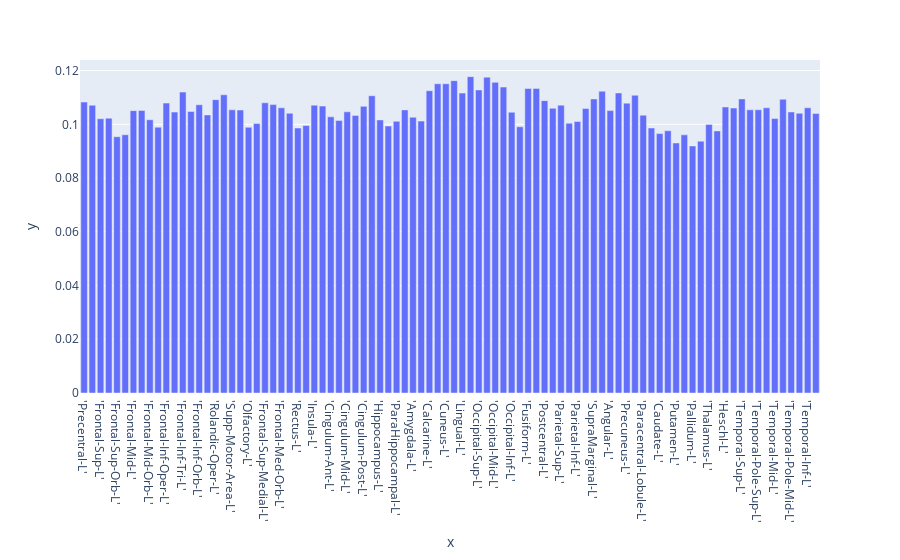
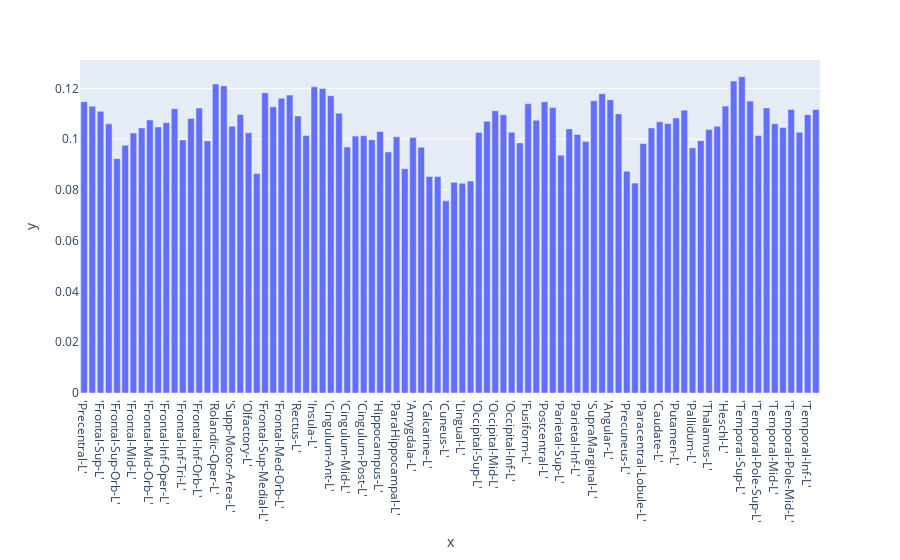
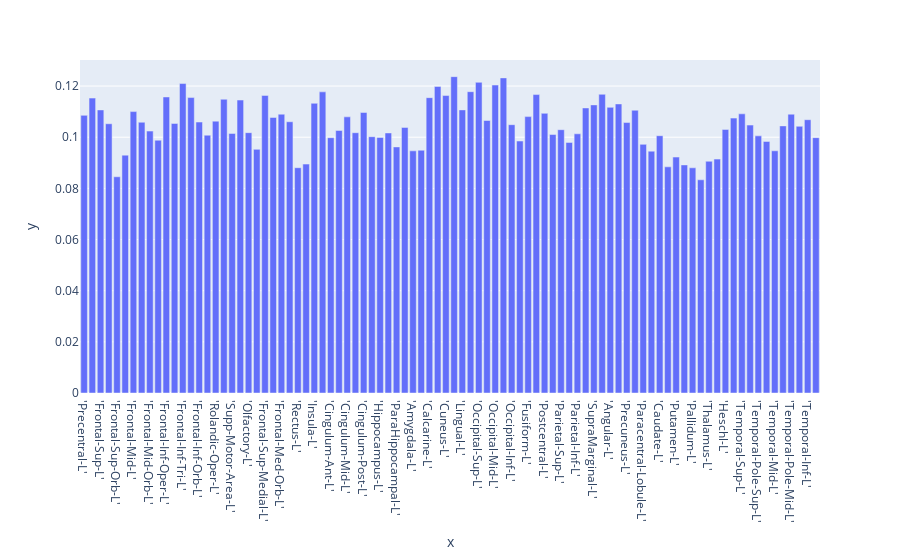
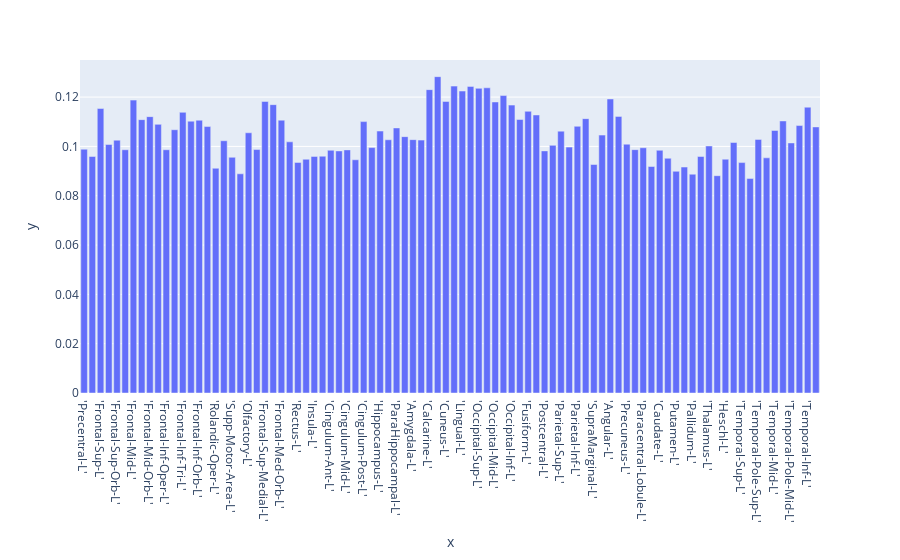

The cell these charts' notebook holds for them, in order:
### Code cell
for model in range(7):
    print(f"Model {model}: Pi = {Pis[model]} , kappa = {kappas[model]}")
    fig = px.bar(y=mus[:,model],x=label)
    #fig.update_layout(width=300)
    fig.show()

### Figure 1 — Plotly figure (JSON) as saved in the notebook; plotly's stock layout.template omitted (floating-point values rounded to 4 significant figures)
{"data": [{"alignmentgroup": "True", "hovertemplate": "x=%{x}<br>y=%{y}<extra></extra>", "legendgroup": "", "marker": {"color": "#636efa", "pattern": {"shape": ""}}, "name": "", "offsetgroup": "", "orientation": "v", "showlegend": false, "textposition": "auto", "type": "bar", "x": ["'Precentral-L'", "'Precentral-R'", "'Frontal-Sup-L'", "'Frontal-Sup-R'", "'Frontal-Sup-Orb-L'", "'Frontal-Sup-Orb-R'", "'Frontal-Mid-L'", "'Frontal-Mid-R'", "'Frontal-Mid-Orb-L'", "'Frontal-Mid-Orb-R'", "'Frontal-Inf-Oper-L'", "'Frontal-Inf-Oper-R'", "'Frontal-Inf-Tri-L'", "'Frontal-Inf-Tri-R'", "'Frontal-Inf-Orb-L'", "'Frontal-Inf-Orb-R'", "'Rolandic-Oper-L'", "'Rolandic-Oper-R'", "'Supp-Motor-Area-L'", "'Supp-Motor-Area-R'", "'Olfactory-L'", "'Olfactory-R'", "'Frontal-Sup-Medial-L'", "'Frontal-Sup-Medial-R'", "'Frontal-Med-Orb-L'", "'Frontal-Med-Orb-R'", "'Rectus-L'", "'Rectus-R'", "'Insula-L'", "'Insula-R'", "'Cingulum-Ant-L'", "'Cingulum-Ant-R'", "'Cingulum-Mid-L'", "'Cingulum-Mid-R'", "'Cingulum-Post-L'", "'Cingulum-Post-R'", "'Hippocampus-L'", "'Hippocampus-R'", "'ParaHippocampal-L'", "'ParaHippocampal-R'", "'Amygdala-L'", "'Amygdala-R'", "'Calcarine-L'", "'Calcarine-R'", "'Cuneus-L'", "'Cuneus-R'", "'Lingual-L'", "'Lingual-R'", "'Occipital-Sup-L'", "'Occipital-Sup-R'", "'Occipital-Mid-L'", "'Occipital-Mid-R'", "'Occipital-Inf-L'", "'Occipital-Inf-R'", "'Fusiform-L'", "'Fusiform-R'", "'Postcentral-L'", "'Postcentral-R'", "'Parietal-Sup-L'", "'Parietal-Sup-R'", "'Parietal-Inf-L'", "'Parietal-Inf-R'", "'SupraMarginal-L'", "'SupraMarginal-R'", "'Angular-L'", "'Angular-R'", "'Precuneus-L'", "'Precuneus-R'", "'Paracentral-Lobule-L'", "'Paracentral-Lobule-R'", "'Caudate-L'", "'Caudate-R'", "'Putamen-L'", "'Putamen-R'", "'Pallidum-L'", "'Pallidum-R'", "'Thalamus-L'", "'Thalamus-R'", "'Heschl-L'", "'Heschl-R'", "'Temporal-Sup-L'", "'Temporal-Sup-R'", "'Temporal-Pole-Sup-L'", "'Temporal-Pole-Sup-R'", "'Temporal-Mid-L'", "'Temporal-Mid-R'", "'Temporal-Pole-Mid-L'", "'Temporal-Pole-Mid-R'", "'Temporal-Inf-L'", "'Temporal-Inf-R'"], "xaxis": "x", "y": [0.1083, 0.1071, 0.1021, 0.1023, 0.09537, 0.09611, 0.1051, 0.1052, 0.1017, 0.09895, 0.1079, 0.1046, 0.112, 0.1048, 0.1073, 0.1035, 0.1092, 0.111, 0.1054, 0.1053, 0.09889, 0.1003, 0.108, 0.1073, 0.1061, 0.1041, 0.09861, 0.09956, 0.1071, 0.1068, 0.1028, 0.1014, 0.1046, 0.1033, 0.1067, 0.1106, 0.1016, 0.09936, 0.1011, 0.1054, 0.1026, 0.1012, 0.1125, 0.1151, 0.1151, 0.1162, 0.1116, 0.1177, 0.1128, 0.1176, 0.1156, 0.1139, 0.1045, 0.09909, 0.1133, 0.1134, 0.1088, 0.106, 0.1071, 0.1004, 0.101, 0.1059, 0.1094, 0.1123, 0.1051, 0.1117, 0.1079, 0.1108, 0.1034, 0.09862, 0.09654, 0.09761, 0.09306, 0.09608, 0.09195, 0.09373, 0.09996, 0.09755, 0.1065, 0.1061, 0.1095, 0.1054, 0.1054, 0.1062, 0.1021, 0.1093, 0.1046, 0.1041, 0.1062, 0.104], "yaxis": "y"}], "layout": {"barmode": "relative", "legend": {"tracegroupgap": 0}, "margin": {"t": 60}, "xaxis": {"anchor": "y", "domain": [0, 1], "title": {"text": "x"}}, "yaxis": {"anchor": "x", "domain": [0, 1], "title": {"text": "y"}}}}

### Figure 2 — Plotly figure (JSON) as saved in the notebook; plotly's stock layout.template omitted (floating-point values rounded to 4 significant figures)
{"data": [{"alignmentgroup": "True", "hovertemplate": "x=%{x}<br>y=%{y}<extra></extra>", "legendgroup": "", "marker": {"color": "#636efa", "pattern": {"shape": ""}}, "name": "", "offsetgroup": "", "orientation": "v", "showlegend": false, "textposition": "auto", "type": "bar", "x": ["'Precentral-L'", "'Precentral-R'", "'Frontal-Sup-L'", "'Frontal-Sup-R'", "'Frontal-Sup-Orb-L'", "'Frontal-Sup-Orb-R'", "'Frontal-Mid-L'", "'Frontal-Mid-R'", "'Frontal-Mid-Orb-L'", "'Frontal-Mid-Orb-R'", "'Frontal-Inf-Oper-L'", "'Frontal-Inf-Oper-R'", "'Frontal-Inf-Tri-L'", "'Frontal-Inf-Tri-R'", "'Frontal-Inf-Orb-L'", "'Frontal-Inf-Orb-R'", "'Rolandic-Oper-L'", "'Rolandic-Oper-R'", "'Supp-Motor-Area-L'", "'Supp-Motor-Area-R'", "'Olfactory-L'", "'Olfactory-R'", "'Frontal-Sup-Medial-L'", "'Frontal-Sup-Medial-R'", "'Frontal-Med-Orb-L'", "'Frontal-Med-Orb-R'", "'Rectus-L'", "'Rectus-R'", "'Insula-L'", "'Insula-R'", "'Cingulum-Ant-L'", "'Cingulum-Ant-R'", "'Cingulum-Mid-L'", "'Cingulum-Mid-R'", "'Cingulum-Post-L'", "'Cingulum-Post-R'", "'Hippocampus-L'", "'Hippocampus-R'", "'ParaHippocampal-L'", "'ParaHippocampal-R'", "'Amygdala-L'", "'Amygdala-R'", "'Calcarine-L'", "'Calcarine-R'", "'Cuneus-L'", "'Cuneus-R'", "'Lingual-L'", "'Lingual-R'", "'Occipital-Sup-L'", "'Occipital-Sup-R'", "'Occipital-Mid-L'", "'Occipital-Mid-R'", "'Occipital-Inf-L'", "'Occipital-Inf-R'", "'Fusiform-L'", "'Fusiform-R'", "'Postcentral-L'", "'Postcentral-R'", "'Parietal-Sup-L'", "'Parietal-Sup-R'", "'Parietal-Inf-L'", "'Parietal-Inf-R'", "'SupraMarginal-L'", "'SupraMarginal-R'", "'Angular-L'", "'Angular-R'", "'Precuneus-L'", "'Precuneus-R'", "'Paracentral-Lobule-L'", "'Paracentral-Lobule-R'", "'Caudate-L'", "'Caudate-R'", "'Putamen-L'", "'Putamen-R'", "'Pallidum-L'", "'Pallidum-R'", "'Thalamus-L'", "'Thalamus-R'", "'Heschl-L'", "'Heschl-R'", "'Temporal-Sup-L'", "'Temporal-Sup-R'", "'Temporal-Pole-Sup-L'", "'Temporal-Pole-Sup-R'", "'Temporal-Mid-L'", "'Temporal-Mid-R'", "'Temporal-Pole-Mid-L'", "'Temporal-Pole-Mid-R'", "'Temporal-Inf-L'", "'Temporal-Inf-R'"], "xaxis": "x", "y": [0.1148, 0.113, 0.1109, 0.106, 0.09229, 0.09755, 0.1024, 0.1044, 0.1075, 0.1048, 0.1065, 0.112, 0.09968, 0.1081, 0.1122, 0.0993, 0.1217, 0.121, 0.105, 0.1097, 0.1025, 0.08642, 0.1183, 0.1127, 0.1161, 0.1173, 0.1091, 0.1014, 0.1206, 0.12, 0.1171, 0.1102, 0.09686, 0.1012, 0.1013, 0.09976, 0.103, 0.09496, 0.1009, 0.08832, 0.1007, 0.09677, 0.08527, 0.08532, 0.0757, 0.08301, 0.08258, 0.08348, 0.1026, 0.107, 0.1112, 0.1096, 0.1027, 0.0985, 0.1139, 0.1075, 0.1147, 0.1125, 0.09364, 0.104, 0.1018, 0.0991, 0.1151, 0.1179, 0.1155, 0.1099, 0.08737, 0.08266, 0.09825, 0.1044, 0.1068, 0.1061, 0.1083, 0.1114, 0.09658, 0.0994, 0.1037, 0.1051, 0.113, 0.1228, 0.1246, 0.115, 0.1014, 0.1123, 0.1061, 0.1046, 0.1117, 0.1027, 0.1096, 0.1116], "yaxis": "y"}], "layout": {"barmode": "relative", "legend": {"tracegroupgap": 0}, "margin": {"t": 60}, "xaxis": {"anchor": "y", "domain": [0, 1], "title": {"text": "x"}}, "yaxis": {"anchor": "x", "domain": [0, 1], "title": {"text": "y"}}}}

### Figure 3 — Plotly figure (JSON) as saved in the notebook; plotly's stock layout.template omitted (floating-point values rounded to 4 significant figures)
{"data": [{"alignmentgroup": "True", "hovertemplate": "x=%{x}<br>y=%{y}<extra></extra>", "legendgroup": "", "marker": {"color": "#636efa", "pattern": {"shape": ""}}, "name": "", "offsetgroup": "", "orientation": "v", "showlegend": false, "textposition": "auto", "type": "bar", "x": ["'Precentral-L'", "'Precentral-R'", "'Frontal-Sup-L'", "'Frontal-Sup-R'", "'Frontal-Sup-Orb-L'", "'Frontal-Sup-Orb-R'", "'Frontal-Mid-L'", "'Frontal-Mid-R'", "'Frontal-Mid-Orb-L'", "'Frontal-Mid-Orb-R'", "'Frontal-Inf-Oper-L'", "'Frontal-Inf-Oper-R'", "'Frontal-Inf-Tri-L'", "'Frontal-Inf-Tri-R'", "'Frontal-Inf-Orb-L'", "'Frontal-Inf-Orb-R'", "'Rolandic-Oper-L'", "'Rolandic-Oper-R'", "'Supp-Motor-Area-L'", "'Supp-Motor-Area-R'", "'Olfactory-L'", "'Olfactory-R'", "'Frontal-Sup-Medial-L'", "'Frontal-Sup-Medial-R'", "'Frontal-Med-Orb-L'", "'Frontal-Med-Orb-R'", "'Rectus-L'", "'Rectus-R'", "'Insula-L'", "'Insula-R'", "'Cingulum-Ant-L'", "'Cingulum-Ant-R'", "'Cingulum-Mid-L'", "'Cingulum-Mid-R'", "'Cingulum-Post-L'", "'Cingulum-Post-R'", "'Hippocampus-L'", "'Hippocampus-R'", "'ParaHippocampal-L'", "'ParaHippocampal-R'", "'Amygdala-L'", "'Amygdala-R'", "'Calcarine-L'", "'Calcarine-R'", "'Cuneus-L'", "'Cuneus-R'", "'Lingual-L'", "'Lingual-R'", "'Occipital-Sup-L'", "'Occipital-Sup-R'", "'Occipital-Mid-L'", "'Occipital-Mid-R'", "'Occipital-Inf-L'", "'Occipital-Inf-R'", "'Fusiform-L'", "'Fusiform-R'", "'Postcentral-L'", "'Postcentral-R'", "'Parietal-Sup-L'", "'Parietal-Sup-R'", "'Parietal-Inf-L'", "'Parietal-Inf-R'", "'SupraMarginal-L'", "'SupraMarginal-R'", "'Angular-L'", "'Angular-R'", "'Precuneus-L'", "'Precuneus-R'", "'Paracentral-Lobule-L'", "'Paracentral-Lobule-R'", "'Caudate-L'", "'Caudate-R'", "'Putamen-L'", "'Putamen-R'", "'Pallidum-L'", "'Pallidum-R'", "'Thalamus-L'", "'Thalamus-R'", "'Heschl-L'", "'Heschl-R'", "'Temporal-Sup-L'", "'Temporal-Sup-R'", "'Temporal-Pole-Sup-L'", "'Temporal-Pole-Sup-R'", "'Temporal-Mid-L'", "'Temporal-Mid-R'", "'Temporal-Pole-Mid-L'", "'Temporal-Pole-Mid-R'", "'Temporal-Inf-L'", "'Temporal-Inf-R'"], "xaxis": "x", "y": [0.1086, 0.1153, 0.1107, 0.1053, 0.08453, 0.093, 0.11, 0.1059, 0.1024, 0.09883, 0.1157, 0.1054, 0.121, 0.1155, 0.1059, 0.1008, 0.1063, 0.1148, 0.1015, 0.1145, 0.1018, 0.09525, 0.1163, 0.1077, 0.109, 0.1061, 0.08808, 0.0895, 0.1133, 0.1177, 0.09982, 0.1026, 0.108, 0.1018, 0.1097, 0.1002, 0.0999, 0.1017, 0.09622, 0.1038, 0.09468, 0.09492, 0.1155, 0.1199, 0.1163, 0.1237, 0.1107, 0.1178, 0.1215, 0.1065, 0.1204, 0.1232, 0.1049, 0.09852, 0.1081, 0.1167, 0.1093, 0.1011, 0.1029, 0.09797, 0.1013, 0.1115, 0.1126, 0.1168, 0.1117, 0.113, 0.1057, 0.1106, 0.09721, 0.09455, 0.1006, 0.08843, 0.09224, 0.08917, 0.08805, 0.08336, 0.09061, 0.09145, 0.1031, 0.1075, 0.1091, 0.1047, 0.1005, 0.09836, 0.09469, 0.1044, 0.109, 0.1043, 0.1069, 0.09984], "yaxis": "y"}], "layout": {"barmode": "relative", "legend": {"tracegroupgap": 0}, "margin": {"t": 60}, "xaxis": {"anchor": "y", "domain": [0, 1], "title": {"text": "x"}}, "yaxis": {"anchor": "x", "domain": [0, 1], "title": {"text": "y"}}}}

### Figure 4 — Plotly figure (JSON) as saved in the notebook; plotly's stock layout.template omitted (floating-point values rounded to 4 significant figures)
{"data": [{"alignmentgroup": "True", "hovertemplate": "x=%{x}<br>y=%{y}<extra></extra>", "legendgroup": "", "marker": {"color": "#636efa", "pattern": {"shape": ""}}, "name": "", "offsetgroup": "", "orientation": "v", "showlegend": false, "textposition": "auto", "type": "bar", "x": ["'Precentral-L'", "'Precentral-R'", "'Frontal-Sup-L'", "'Frontal-Sup-R'", "'Frontal-Sup-Orb-L'", "'Frontal-Sup-Orb-R'", "'Frontal-Mid-L'", "'Frontal-Mid-R'", "'Frontal-Mid-Orb-L'", "'Frontal-Mid-Orb-R'", "'Frontal-Inf-Oper-L'", "'Frontal-Inf-Oper-R'", "'Frontal-Inf-Tri-L'", "'Frontal-Inf-Tri-R'", "'Frontal-Inf-Orb-L'", "'Frontal-Inf-Orb-R'", "'Rolandic-Oper-L'", "'Rolandic-Oper-R'", "'Supp-Motor-Area-L'", "'Supp-Motor-Area-R'", "'Olfactory-L'", "'Olfactory-R'", "'Frontal-Sup-Medial-L'", "'Frontal-Sup-Medial-R'", "'Frontal-Med-Orb-L'", "'Frontal-Med-Orb-R'", "'Rectus-L'", "'Rectus-R'", "'Insula-L'", "'Insula-R'", "'Cingulum-Ant-L'", "'Cingulum-Ant-R'", "'Cingulum-Mid-L'", "'Cingulum-Mid-R'", "'Cingulum-Post-L'", "'Cingulum-Post-R'", "'Hippocampus-L'", "'Hippocampus-R'", "'ParaHippocampal-L'", "'ParaHippocampal-R'", "'Amygdala-L'", "'Amygdala-R'", "'Calcarine-L'", "'Calcarine-R'", "'Cuneus-L'", "'Cuneus-R'", "'Lingual-L'", "'Lingual-R'", "'Occipital-Sup-L'", "'Occipital-Sup-R'", "'Occipital-Mid-L'", "'Occipital-Mid-R'", "'Occipital-Inf-L'", "'Occipital-Inf-R'", "'Fusiform-L'", "'Fusiform-R'", "'Postcentral-L'", "'Postcentral-R'", "'Parietal-Sup-L'", "'Parietal-Sup-R'", "'Parietal-Inf-L'", "'Parietal-Inf-R'", "'SupraMarginal-L'", "'SupraMarginal-R'", "'Angular-L'", "'Angular-R'", "'Precuneus-L'", "'Precuneus-R'", "'Paracentral-Lobule-L'", "'Paracentral-Lobule-R'", "'Caudate-L'", "'Caudate-R'", "'Putamen-L'", "'Putamen-R'", "'Pallidum-L'", "'Pallidum-R'", "'Thalamus-L'", "'Thalamus-R'", "'Heschl-L'", "'Heschl-R'", "'Temporal-Sup-L'", "'Temporal-Sup-R'", "'Temporal-Pole-Sup-L'", "'Temporal-Pole-Sup-R'", "'Temporal-Mid-L'", "'Temporal-Mid-R'", "'Temporal-Pole-Mid-L'", "'Temporal-Pole-Mid-R'", "'Temporal-Inf-L'", "'Temporal-Inf-R'"], "xaxis": "x", "y": [0.09887, 0.09592, 0.1154, 0.1008, 0.1025, 0.09864, 0.1188, 0.1109, 0.1121, 0.1089, 0.09864, 0.1068, 0.1138, 0.1102, 0.1106, 0.1081, 0.09115, 0.1023, 0.09559, 0.08889, 0.1055, 0.09873, 0.1182, 0.1169, 0.1107, 0.1019, 0.09351, 0.0948, 0.09595, 0.09603, 0.09844, 0.09817, 0.09859, 0.09458, 0.1101, 0.09953, 0.1062, 0.1027, 0.1075, 0.104, 0.1027, 0.1026, 0.123, 0.1283, 0.1183, 0.1245, 0.1225, 0.1243, 0.1236, 0.1238, 0.118, 0.1206, 0.1168, 0.1109, 0.1142, 0.1127, 0.09819, 0.1004, 0.1062, 0.09972, 0.1082, 0.1113, 0.09267, 0.1046, 0.1192, 0.1122, 0.1009, 0.09869, 0.09945, 0.09185, 0.09844, 0.0952, 0.0899, 0.09163, 0.08874, 0.09591, 0.1002, 0.08813, 0.09482, 0.1016, 0.09344, 0.08697, 0.1029, 0.09537, 0.1065, 0.1103, 0.1014, 0.1085, 0.1159, 0.1079], "yaxis": "y"}], "layout": {"barmode": "relative", "legend": {"tracegroupgap": 0}, "margin": {"t": 60}, "xaxis": {"anchor": "y", "domain": [0, 1], "title": {"text": "x"}}, "yaxis": {"anchor": "x", "domain": [0, 1], "title": {"text": "y"}}}}
